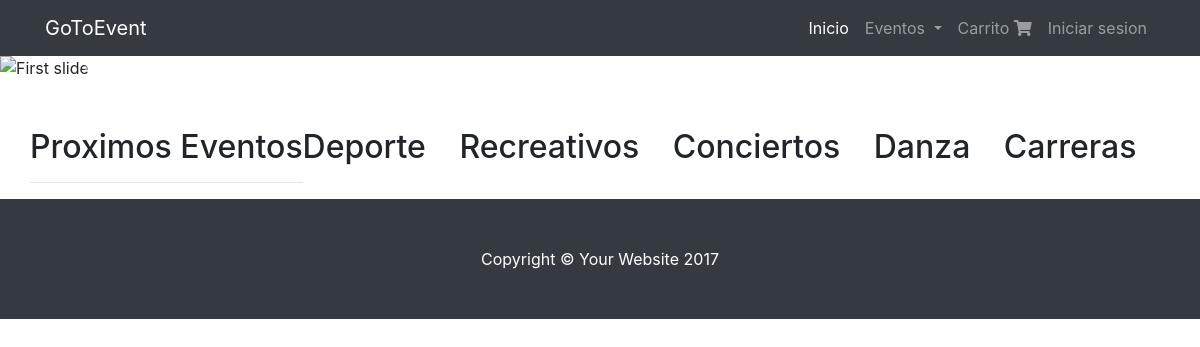
Page /GoToEvent/index.php on the committed database.
### tables this page shows
CREATE TABLE `categories` (
  `id_category` int(11) NOT NULL,
  `description` varchar(50) DEFAULT NULL
);

### GoToEvent/controllers/viewscontroller.php (called while the page is built, shortened)
<?php
class ViewsController {
    public function index()
    {
        $this->categoryController = new C_Category();
        $categoryList = $this->categoryController->readCategoriesSet();
        require(ROOT . VIEWS . 'Home.php');
    }
}
?>

### GoToEvent/index.php (called while the page is built, shortened)
<?php
	require_once "config/Autoload.php";
    require_once "daos/daodb/Singleton.php";
    require_once "daos/daoList/Singleton.php";
  Router::direccionar(new Request());
?>

### GoToEvent/config/Autoload.php (called while the page is built, shortened)
<?php namespace config;
class Autoload
{
    public static function Start()
    {
        spl_autoload_register(function ($instancia) {
        	$instancia = strtolower($instancia);
            $ruta = ROOT . str_replace("\\", "/", $instancia) . ".php";
        });
    }
}

### GoToEvent/daos/daodb/Singleton.php (called while the page is built)
<?php namespace daos\daodb;
class Singleton
{
	private static $instance=array();
	public static function getInstance()
	{
		$miclase=get_called_class();
		if(!isset(self::$instance[$miclase]))
			{
				self::$instance[$miclase]=new $miclase;
			}
		return self::$instance[$miclase];
	}
}
?>

### GoToEvent/controllers/CategoryController.php (called while the page is built, shortened)
<?php
class CategoryController
{
	protected $dao;
	function __construct()
	{
		$this->dao=Dao::getInstance();
	}
	public function readCategoriesSet()
	{
		return $this->dao->readCategoriesSet();
	}
}
 ?>

### GoToEvent/daos/daodb/connection.php (called while the page is built, shortened)
<?php
class Connection {
     private $pdo = null;
     private static $instance = null;
     public function __construct()
     {
          try
          {
               $this->pdo = new \PDO("mysql:host=" . DB_HOST . ";dbname=" . DB_NAME, DB_USER, DB_PASS);
               $this->pdo->setAttribute(\PDO::ATTR_ERRMODE, \PDO::ERRMODE_EXCEPTION);
          }
          catch (Exception $ex)
          {
               throw $ex;
          }
     }
     public static function getInstance()
     {
         if(self::$instance == null)
            self::$instance = new Connection();
         return self::$instance;
     }
     public function execute($query, $parameters = array())
     {
          try
          {
               $this->pdoStatement = $this->pdo->prepare($query);
               $this->pdoStatement->execute();
               return $this->pdoStatement->fetchAll();
          }
          catch(Exception $ex)
          {
               throw $ex;
          }
     }
}

### GoToEvent/daos/daodb/categorydao.php (called while the page is built, shortened)
<?php
class CategoryDao extends Singleton implements \interfaces\Crud
{
		public function readCategoriesSet ()
		{
				$sql = "select
				ca.id_category,
				ca.description
				from calendars c inner join events e on c.id_event = e.id_event
				                  inner join categories ca on ca.id_category = e.id_category
				group by ca.id_category, ca.description";
				try
				{
						$this->connection = Connection::getInstance();
						$resultSet = $this->connection->execute($sql);
				}
				catch(PDOException $e)
				{
						echo $e;
				}
				if(!empty($resultSet))
						return $this->mapear($resultSet);
				else
						return false;
		}
	protected function mapear($value) {
		$value = is_array($value) ? $value : [];
		$resp = array_map(function($p){
		    return new M_Category( $p['description'], $p['id_category']);
        }, $value);
            return count($resp) > 0 ? $resp : null;
     }
}
 ?>

### GoToEvent/models/Category.php (called while the page is built, shortened)
<?php
class Category
{
	private $description;
	function __construct($description='',$id_category='')
	{
		$this->description = $description;
	}
	public function getDescription()
	{
		return $this->description;
	}
}
?>

### GoToEvent/views/Home.php (the view, shortened to what this page needs)
<!DOCTYPE html>
<html lang="en">
  <head>
    <link href="<?php echo BASE; ?>assets/vendor/bootstrap/css/bootstrap.min.css" rel="stylesheet">
    <link href="<?php echo BASE; ?>assets/css/shop-homepage.css" rel="stylesheet">
    <link rel="stylesheet" href="https://use.fontawesome.com/releases/v5.4.2/css/all.css">
  </head>
  <body>
    <?php include_once (VIEWS."header.php");?>
    <div id="slider" class="carousel slide mb-5" data-ride="carousel">
            <ol class="carousel-indicators">
            </ol>
            <div class="carousel-inner" role="listbox">
              <div class="carousel-item active">
                <img class="d-block w-100" src="https://bombanoise.com/wp-content/uploads/2017/08/concert.jpg" alt="First slide">
              </div>
            </div>
            <a class="carousel-control-prev" href="#slider" role="button" data-slide="prev">
              <span class="carousel-control-prev-icon" aria-hidden="true"></span>
            </a>
            <a class="carousel-control-next" href="#slider" role="button" data-slide="next">
              <span class="carousel-control-next-icon" aria-hidden="true"></span>
            </a>
          </div>
    <div class="container">
      <div class="row">
        <div class="col-lg-13">
          <h2>Proximos Eventos </h2>
          <hr>
        </div>
        <?php if($categoryList){ ?>
              <?php foreach ($categoryList as $key => $category) { ?>
                <h2><?php echo $category->getDescription(); ?></h2>
              <?php } ?>
        <?php } ?>
      </div>
    </div>
    <?php include(VIEWS. "footer.php");?>
  </body>
</html>

### GoToEvent/assets/css/shop-homepage.css (style rules this page uses)
body { padding-top: 54px; }
@media (min-width: 992px) { body { padding-top: 56px; } }

### rows in the picture
categories: description "Deporte"
categories: description "Recreativos"
categories: description "Conciertos"
categories: description "Danza"
categories: description "Carreras"
